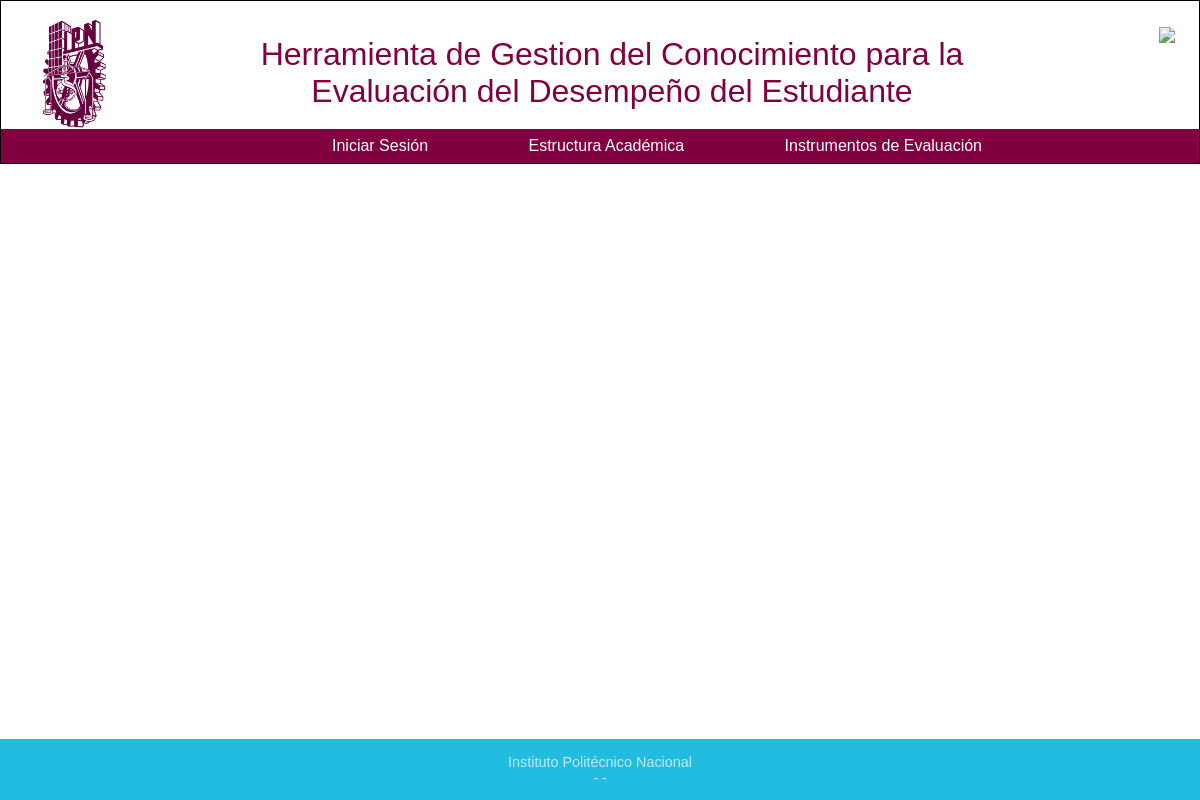
Page /usuario/ver on the earlier database version.
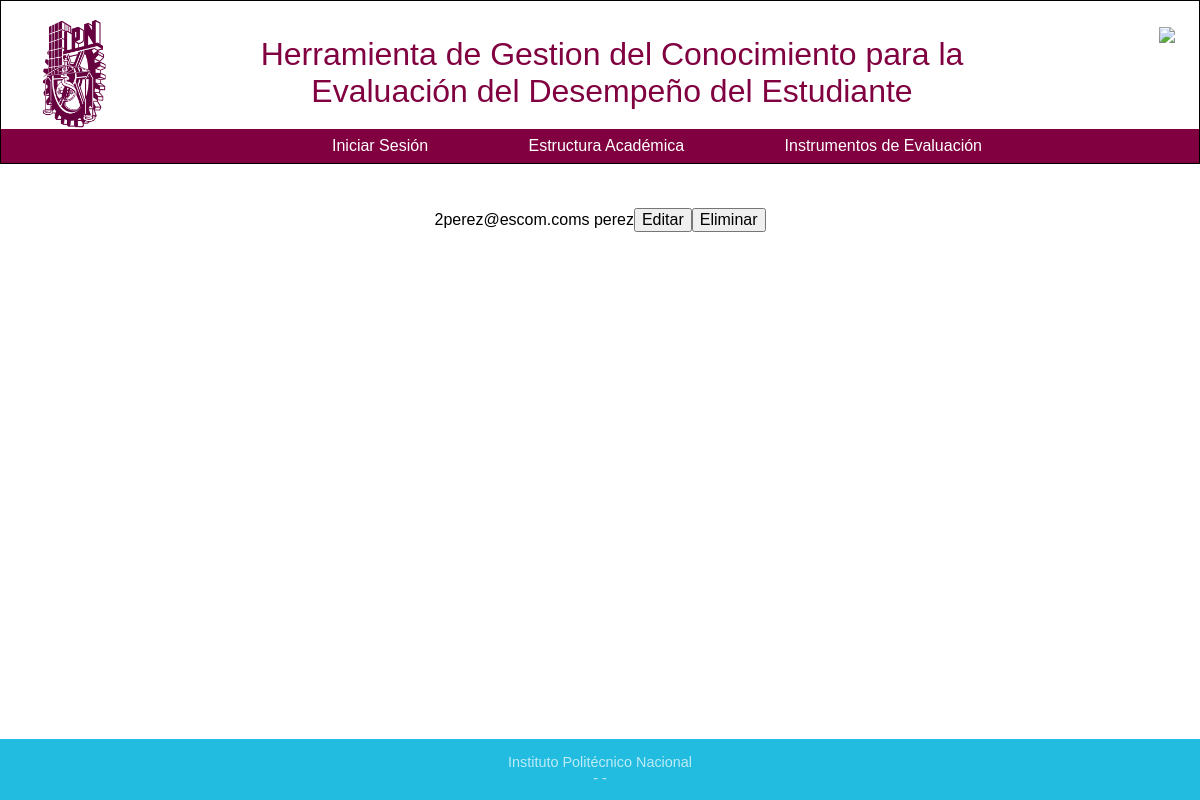
Same page on the later database version.
### ttr_app/models.py (models this page shows, shortened)
class MyUser(User):
	ADMINISTRADOR = 0
	PROFESOR = 1
	TIPO_CHOICES = (
		(ADMINISTRADOR, "Administrador"),
		(PROFESOR, "Profesor"),
	)
	rol = models.IntegerField(choices=TIPO_CHOICES, default=PROFESOR)

### ttr_app/views.py (the view)
# urls.py: url(r'^usuario/ver$', 'ttr_app.views.visualizarUsuario'),
def visualizarUsuario(request):
    listaUsuarios=MyUser.objects.filter(rol=MyUser.PROFESOR)
    return render(request,"Usuario/visualizarUsuario.html", {"usuarios": listaUsuarios})

### templates/Usuario/visualizarUsuario.html (shortened to what this page needs)
<!DOCTYPE html>
<html>
	<head>
		{% include "includes/head.html" with title="Visualización de Usuarios" %}
	</head>
	<body>
	{%if user.myuser.is_authenticated %}
    {% include "includes/header_login.html"  %}
    {%else%}
    {% include "includes/header.html"  %}
    {%endif%}
    <section>
		<div id="contenido" align="center">
			<table >
				{% for usuario in usuarios %}
				<tr>
					<td>{{usuario.pk}}</td>
					<td>{{usuario.username}}</td>
					<td>{{usuario.get_full_name}}</td>
					<td><button onclick="consultarUsuario({{usuario.pk}});">Editar</button></td>
					<td><button onclick="eliminarUsuario({{usuario.pk}});">Eliminar</button></td>
				</tr>
				{% endfor %}
			</table>
		</div>
	</section>
		{% include "includes/footer.html" %}
	</body>
</html>

### templates/includes/head.html (shortened to what this page needs)
    <link rel="stylesheet" href="/static/css/normalize.css" />
    <link rel="stylesheet" href="/static/jquery-ui/jquery-ui.css" />
    <link rel="stylesheet" href="/static/css/estilos_home.css" />

### templates/includes/header.html
<header>
    <figure id="logo">
        <img src="/static/img/logo_ipn.png" />
    </figure>
    <h1>Herramienta de Gestion del Conocimiento para la Evaluación del Desempeño del Estudiante
    </h1>
    <figure id="avatar">
        <img src="/static/img/superior/{{request.session.nivel}}{{request.session.plantel}}.jpg" />
    </figure>
 {% ifequal navegacionG 1  %}
        <nav>
            <ul>
                <li><a href="">BIENVENIDO</a></li>
            </ul>
        </nav>
    {% else %}
        <nav>
            <ul>
                <li><a href="/login/">Iniciar Sesión</a></li>
                <li><a href="/estructura/">Estructura Académica</a></li>
                <li><a href="/instrumento/rubrica/agregar/">Instrumentos de Evaluación</a></li>
            </ul>
        </nav>
{% endifequal %}
</header>

### templates/includes/footer.html
<footer>
    <p>Instituto Politécnico Nacional</p>
    <p><label name="escuela" value="{{escuela}}"></label></p>
</footer>

### static/css/estilos_home.css (style rules this page uses)
body { background: #ffffff; font-family: Arial; font-size: 16px; position: relative; }
header { border: 1px solid black; background: #ffffff; color: white; overflow: hidden; position: fixed; margin-top: 0; z-index: 1; }
header figure { float: left; }
header h1 { font-size: 2em; font-weight: normal; margin: 35px 170px 0 170px; color: #800040; text-align: center; }
header #avatar { margin: 1em 1em 0 0; position: absolute; right: 0; top: 0; }
header #avatar img { margin: 10px 0.5em 0 0; width: 115px; }
header #logo img { padding-right: 1.5em; margin-right: 1.5em; width: 66px; }
nav { background: #800040; margin-top: 1.2em; position: relative; }
nav ul { list-style: none; margin: 0; padding: 0; text-align: center; }
nav ul li { display: inline-block; margin: 0 5em 0 0; }
nav ul li a { color: white; display: block; padding: 0.5em; text-decoration: none; }
footer { background: #22BCE0; color: rgba(255,255,255,0.7); width: 100%; padding: 0.001em; text-align: center; font-size: 0.9em; position: fixed; bottom: 0; left: 0; }
footer p:first-child { margin-bottom: 0; }
footer p:last-child { margin-top: 0; }
footer p:last-child:after { content: " -"; }
footer p:last-child:before { content: "- "; }
section { margin-top: 13em; background: #ffffff; display: inline-block; position: relative; width: 100% }

Differences in the rows shown:
added MyUser: pk "2", username "perez@escom.com", get_full_name "s perez"
